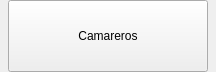
<?xml version="1.0" encoding="UTF-8"?>
<ui version="4.0">
 <class>CamarerosBase</class>
 <widget class="QWidget" name="CamarerosBase">
  <property name="geometry">
   <rect>
    <x>0</x>
    <y>0</y>
    <width>216</width>
    <height>72</height>
   </rect>
  </property>
  <property name="windowTitle">
   <string>Form</string>
  </property>
  <layout class="QHBoxLayout">
   <property name="spacing">
    <number>0</number>
   </property>
   <property name="margin">
    <number>0</number>
   </property>
   <item>
    <widget class="QToolButton" name="mui_camareros">
     <property name="minimumSize">
      <size>
       <width>72</width>
       <height>72</height>
      </size>
     </property>
     <property name="maximumSize">
      <size>
       <width>200</width>
       <height>72</height>
      </size>
     </property>
     <property name="focusPolicy">
      <enum>Qt::NoFocus</enum>
     </property>
     <property name="text">
      <string>Camareros</string>
     </property>
     <property name="icon">
      <iconset resource="../../../bulmages.qrc">
       <normaloff>:/Images/employee-list.png</normaloff>:/Images/employee-list.png</iconset>
     </property>
     <property name="iconSize">
      <size>
       <width>32</width>
       <height>32</height>
      </size>
     </property>
     <property name="toolButtonStyle">
      <enum>Qt::ToolButtonTextUnderIcon</enum>
     </property>
    </widget>
   </item>
  </layout>
 </widget>
 <resources>
  <include location="../../../bulmages.qrc"/>
 </resources>
 <connections/>
</ui>
